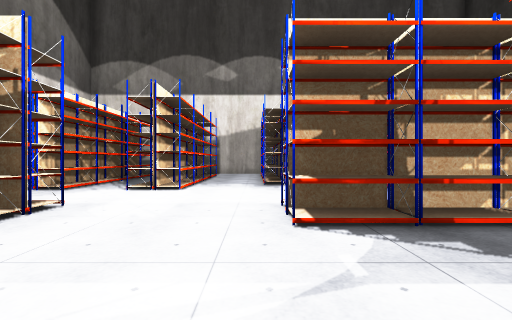
View 1 (above)

18 first-person views from a walk through a scene from a Unity 3-D project. The camera is 1.2 m above the floor, looks level and sees 90° across. Doors are open. The floor is counted in squares, 2 m on a side. Each view is taken from the middle of a square. On the plan, view 1 faces up. The plan holds only what a view shows up to about 9 squares ahead; the rest is blank. The place goes on beyond the plan. The player character is not drawn. Some surface patterns are stand-ins.

View 2
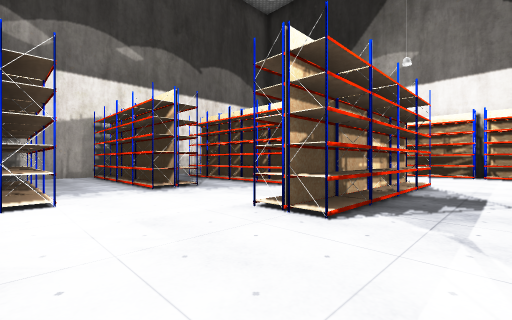

View 3
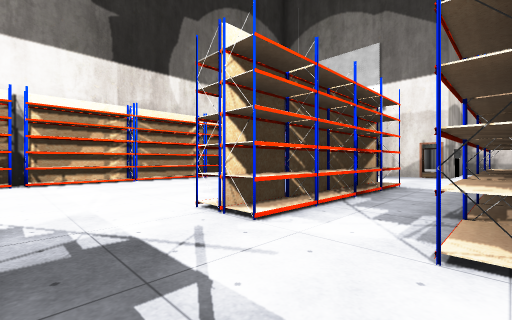

View 4
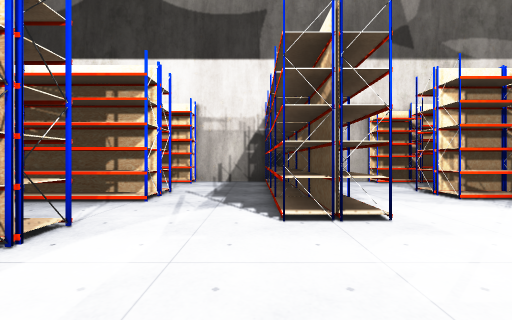

View 5
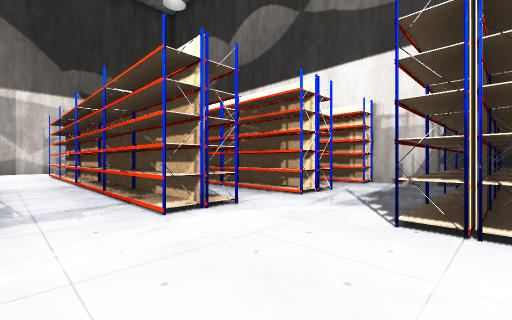

View 6
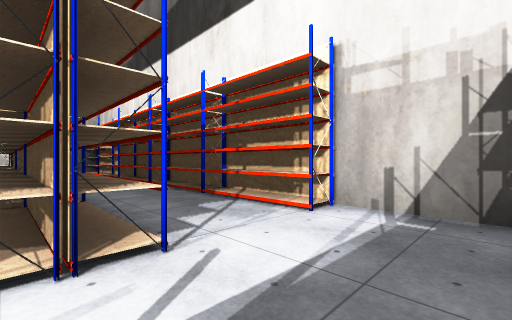

View 7
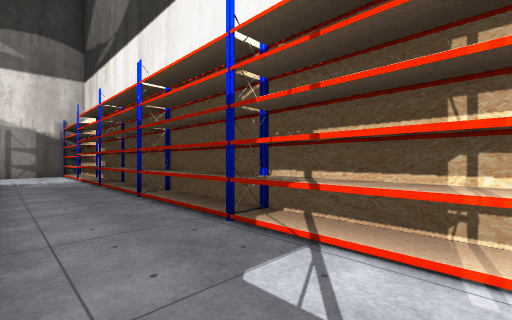

View 8
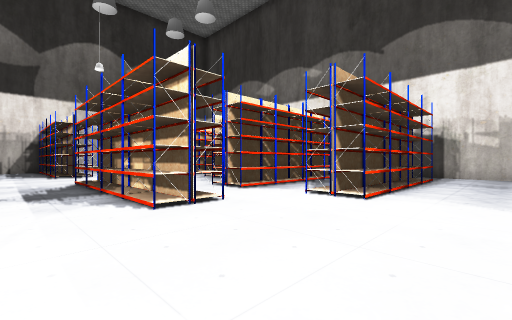

View 9
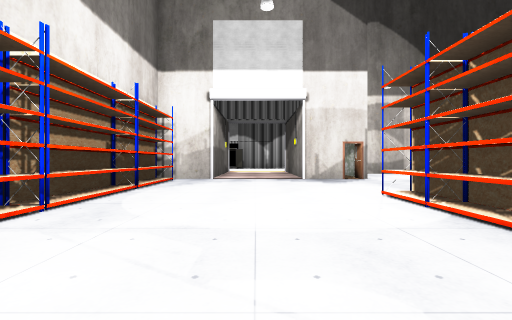

View 10
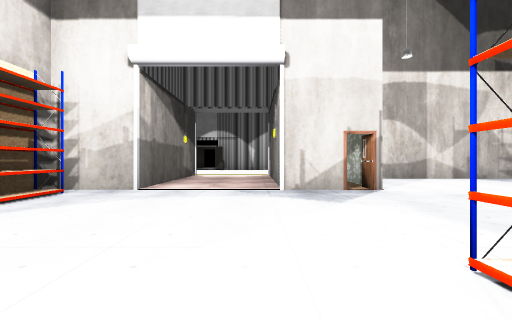

View 11
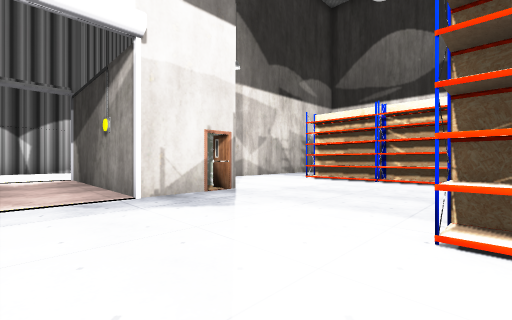

View 12
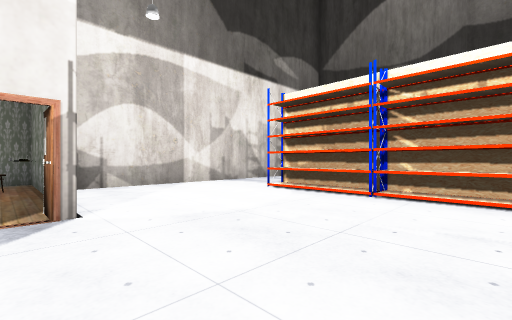

View 13
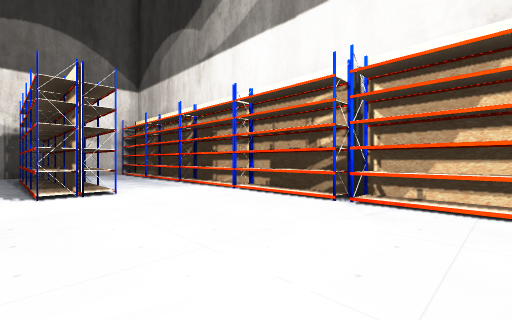

View 14
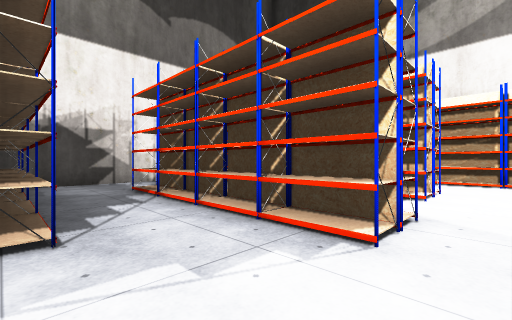

View 15
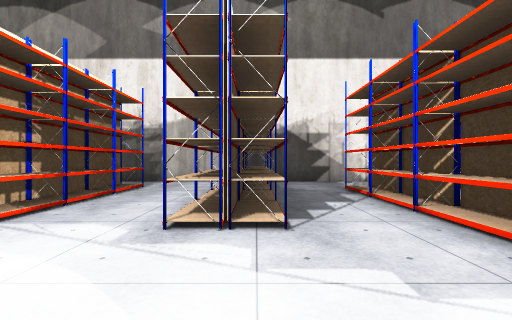

View 16
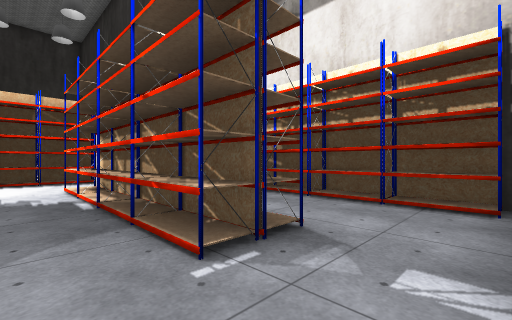

View 17
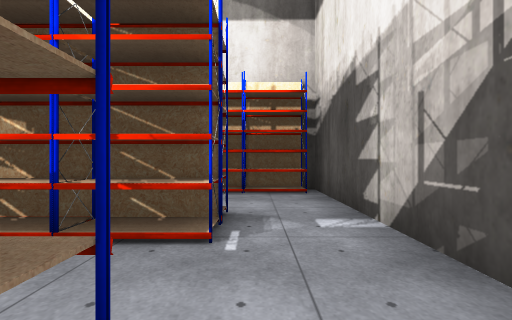

View 18
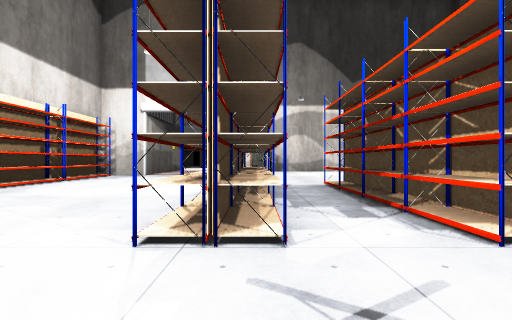

### Floor plan
Key: @ floor where view 1 was taken; # wall or solid block; . floor; O other object.
Columns run from 8 left of view 1 to 9 right of it. Each row starts with its distance up from view 1.
 12  ################
 11  #...............
 10  O.......O.......O
  9  O.OO.O..O.OO.O..#
  8  O.OO.O..O.OO.O..O
  7  O.OO.O..O.OO.O..O
  6  O.OO.O....OO.O..#
  5 #...O.O....OO.O..O
  4 #................#
  3  OOOOO...OOOOO...O
  2 #................#
  1 #................O
  0  #..O.O.@O.O.....O
 -1  O..O.O..O.O.....#
 -2  #..O.O..O.O.....O
 -3  O..O O..O.O.....#
 -4  #..O O..O.O.....O
 -5  O..O O..........#
 -6  O..O O..........O
 -7  O..O O.........OO
 -8  O..O O.........##
 -9  #..  O...#.#...#
-10  O.. .....#.#...#
-11  #........#.#...#
-12  ##########O#...#
-13           ###..O
-14              ..

Where each view was taken, in squares from view 1:
view 1: 0 up, 0 right, facing up
view 2: 1 up, 2 left, facing up-right
view 3: 2 up, 1 right, facing down-right
view 4: 2 up, 0 right, facing left
view 5: 3 up, 0 right, facing down-left
view 6: 2 up, 4 left, facing down-left
view 7: 0 up, 5 left, facing down-left
view 8: 1 up, 8 right, facing up-left
view 9: 0 up, 6 right, facing down
view 10: 3 down, 5 right, facing down
view 11: 4 down, 6 right, facing down-left
view 12: 5 down, 3 right, facing down-left
view 13: 0 up, 5 right, facing up-right
view 14: 4 up, 1 right, facing up-right
view 15: 4 up, 1 right, facing up
view 16: 11 up, 3 left, facing down-left
view 17: 10 up, 2 left, facing left
view 18: 2 up, 3 right, facing down
